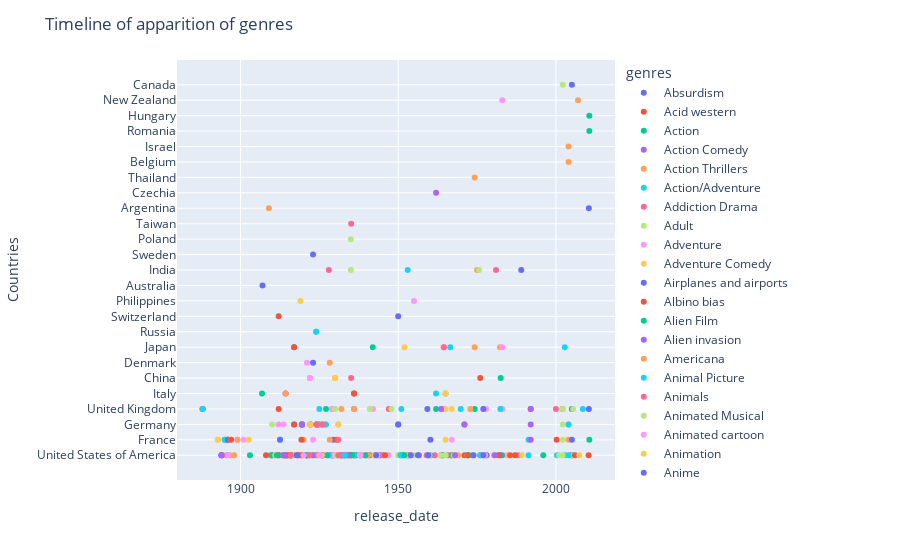

The code cell stored with this chart in its notebook:
### Code cell
# Timeline of apparition of genres
first_year_genre = df_genres_countries_exploded.groupby('genres')['release_date'].min().reset_index()
first_year_genre = first_year_genre.merge(df_genres_countries_exploded[['genres','countries','release_date']], on=['genres','release_date'], how='left')

# Plot a 2D graph with x=year, y=country, color=genre
fig = px.scatter(first_year_genre, x='release_date', y='countries', color='genres')
fig.update_layout(
    title='Timeline of apparition of genres',
    yaxis=dict(
        title='Countries',
        categoryorder='total ascending',  
        tickmode='array',
        tickvals=first_year_genre['countries'].unique(),
        automargin=True
    )
)
fig.show()
